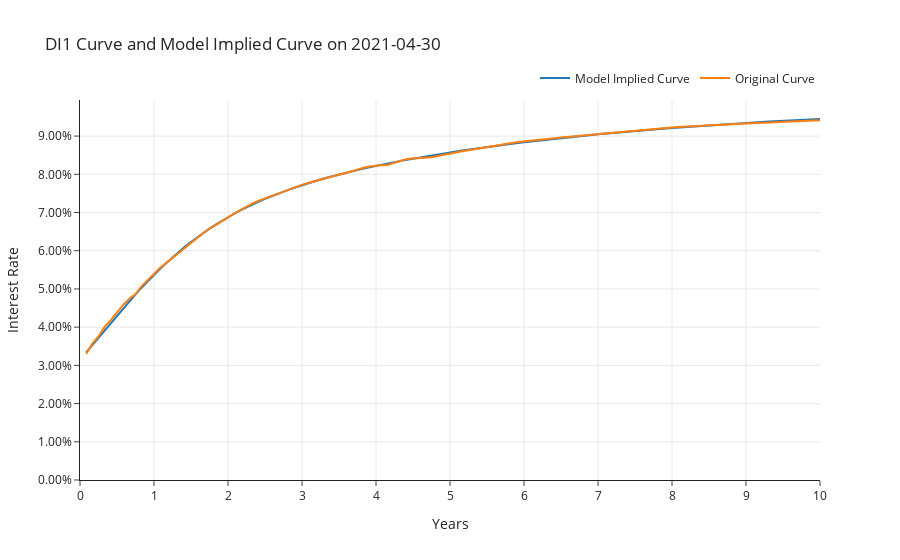

Write notebook code for a chart like this one.
### Markdown cell above
Estimada a curva implícita pelo modelo, vamos comparar com a curva original para garantir que a estimação foi feita corretamente. 

Primeiro comparamos gráficamente as curvas nominais no último dia da amostra.

### Code cell
nominal_curve = np.exp(curve_exp.loc[model_index, :]) - 1
nominal_curves = pd.DataFrame(
    columns=["Model Implied Curve", "Original Curve"],
    index=curve_exp.columns,
)
date_index = curve_exp.index.max()
nominal_curves.loc[:, "Model Implied Curve"] = model_implied_curve.loc[
    date_index, :
].values
nominal_curves.loc[:, "Original Curve"] = nominal_curve.loc[date_index, :].values
nominal_curves.index = nominal_curves.index / base_count

fig6 = plot_interest_rate_curve(
    nominal_curves,
    title=f"DI1 Curve and Model Implied Curve on {date_index.date()}",
    y_dtick=None,
)
fig6.show()
